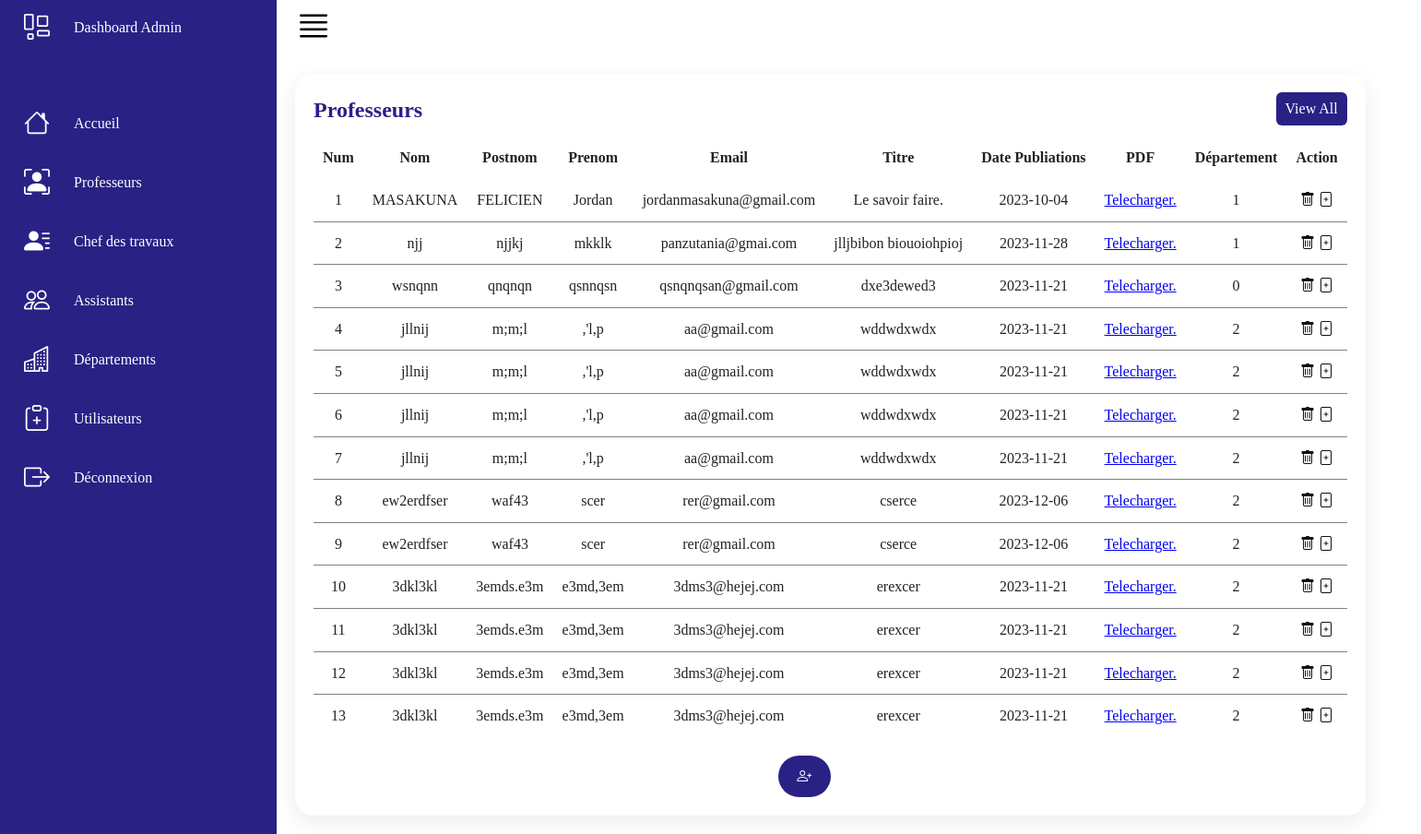
The app's page /Professeur.php with its own data.
### tables this page shows
CREATE TABLE IF NOT EXISTS `professeur` (
  `IdProf` int NOT NULL AUTO_INCREMENT,
  `Nom` varchar(25) DEFAULT NULL,
  `Postnom` varchar(25) DEFAULT NULL,
  `Prenom` varchar(25) DEFAULT NULL,
  `Email` varchar(255) DEFAULT NULL,
  `Tel` varchar(25) DEFAULT NULL,
  `Sexe` enum('M','F') DEFAULT NULL,
  `Article` varchar(255) DEFAULT NULL,
  `Date` date DEFAULT NULL,
  `Pdf` varchar(255) DEFAULT NULL,
  `FKIdDep` int DEFAULT NULL,
  PRIMARY KEY (`IdProf`),
  KEY `FKIdDep` (`FKIdDep`)
);

### Professeur.php (the view, shortened to what this page needs)
<?php
$db_host = "localhost";
$db_user = "root";
$db_pass = "";
$db_name = "publications";
 $conn = new mysqli($db_host, $db_user, $db_pass, $db_name);
$sql = "SELECT *FROM professeur";
$result = $conn->query($sql);
?>
<!DOCTYPE html>
<html lang="fr">
<head>
    <link rel="stylesheet" href="Style/Dashboard.css">
    <link rel="stylesheet" href="Js/main.Js">
    <link href="Sheria-icons/Sheria-icons.css" rel="stylesheet">
</head>
<body>
    <div class="container">
        <div class="navigation">
            <ul>
                <li>
                    <a href="#">
                        <span class="icon">
                            <ion-icon class="bi bi-layout-wtf"></ion-icon>
                        </span>
                        <span class="title">Dashboard Admin</span>
                    </a>
                </li>
                <li>
                    <a href="Dashboard.php">
                        <span class="icon">
                            <ion-icon class="bi bi-house"></ion-icon>
                        </span>
                        <span class="title">Accueil</span>
                    </a>
                </li>
                <li>
                    <a href="#">
                        <span class="icon">
                            <ion-icon class="bi bi-person-bounding-box"></ion-icon>
                        </span>
                        <span class="title">Professeurs</span>
                    </a>
                </li>
                <li>
                    <a href="CT.php">
                        <span class="icon">
                            <ion-icon class="bi bi-person-lines-fill"></ion-icon>
                        </span>
                        <span class="title">Chef des travaux</span>
                    </a>
                </li>
                <li>
                    <a href="Ass.php">
                        <span class="icon">
                            <ion-icon class="bi bi-people"></ion-icon>
                        </span>
                        <span class="title">Assistants</span>
                    </a>
                </li>
                <li>
                    <a href="Depart.php">
                        <span class="icon">
                            <ion-icon class="bi bi-building"></ion-icon>
                        </span>
                        <span class="title">Départements</span>
                    </a>
                </li>
                <li>
                    <a href="Utilisateur.php">
                        <span class="icon">
                            <ion-icon class="bi bi-clipboard-plus"></ion-icon>
                        </span>
                        <span class="title">Utilisateurs</span>
                    </a>
                </li>
                <li>
                    <a href="Login Admin.php">
                        <span class="icon">
                            <ion-icon class="bi bi-box-arrow-right"></ion-icon>
                        </span>
                        <span class="title">Déconnexion</span>
                    </a>
                </li>
            </ul>
        </div>
        <div class="main">
            <div class="topbar">
                <div class="toggle">
                    <ion-icon class="bi bi-justify"></ion-icon>
                </div>
            </div>
        <div class="details">
            <div class="recentOrders">
                <div class="cardHeader">
                    <h2>Professeurs</h2>
                    <a href="#" class="btn">View All</a>
                </div>
                <table>
                    <thead>
                        <tr>
                            <td>Num</td>
                            <td>Nom</td>
                            <td>Postnom</td>
                            <td>Prenom</td>
                            <td>Email</td>
                            <td>Titre</td>
                            <td>Date Publiations</td>
                            <td>PDF</td>
                            <td>Département</td>
                            <td>Action</td>
                        </tr>
                    </thead>
                    <tbody>
                    <?php
                        $index=1;
                        if ($result->num_rows > 0) {
                         while ($row = $result->fetch_assoc()) {
                        $file_path = "uploads/" . $row['Pdf'];
                    ?>
                        <tr>
                        <td><?php echo $index; ?> </td>
                            <td><?php echo $row['Nom']; ?></td>
                            <td><?php echo $row['Postnom']; ?></td>
                            <td><?php echo $row['Prenom']; ?></td>
                            <td><?php echo $row['Email']; ?></td>
                            <td><?php echo $row['Article']; ?></td>
                            <td><?php echo $row['Date']; ?></td>
                            <td><a href="<?php echo $file_path; ?>" download>Telecharger.</a></td>
                            <td><?php echo $row['FKIdDep']; ?></td>
                            <td>
                                <a href="SupprimerProf.php?IdProf=<?php echo $row['IdProf']; ?>" class="Sup">
                                    <ion-icon class="bi bi-trash"></ion-icon>
                                </a>
                                <a href="ModifierProf.php?IdProf=<?php echo $row['IdProf']; ?>" class="Mod">
                                    <ion-icon class="bi bi-file-plus"></ion-icon>
                                </a>
                            </td>
                        </tr>
                        <?php
                        $index++;
                            }
                        } else {
                        ?>
                    <?php
                    }
                    ?>
                    </tbody>
                </table>
                <div class="inputboite">
                    <a href="FormProf.php" class="btn2"><ion-icon class="bi bi-person-plus"></ion-icon></a>
                </div>
            </div>
        </div>
    </div>
</div>
</body>
</html>

### Style/Dashboard.css (style rules this page uses)
* { font-family: Maiandra GD; margin: 0px; padding: 0px; box-sizing: border-box; scroll-behavior: smooth; }
body { font-size: 16px; font-family: "montserrat", sans-serif; line-height: 1.6; margin: 0; font-weight: 500; background: #fbfbfb; }
.container { position: relative; width: 100%; }
.navigation { position: fixed; width: 300px; height: 100%; background: #2a2185; border-left: 10px solid #2a2185; transition: 0.5s; overflow: hidden; }
.navigation ul { position: absolute; top: 0; left: 0; width: 100%; }
.navigation ul li { position: relative; width: 100%; list-style: none; border-top-left-radius: 30px; border-bottom-left-radius: 30px; }
.navigation ul li:nth-child(1) { margin-bottom: 40px; pointer-events: none; }
.navigation ul li a { position: relative; display: block; width: 100%; display: flex; text-decoration: none; color: #fff; }
.navigation ul li a .icon { position: relative; display: block; min-width: 60px; line-height: 60px; text-align: center; }
.navigation ul li a .icon ion-icon { font-size: 1.75rem; }
.navigation ul li a .title { position: relative; display: block; padding: 0 10px; height: 60px; line-height: 60px; text-align: start; white-space: nowrap; }
.main { position: absolute; left: 300px; min-height: 100vh; background: #fff; transition: 0.5s; }
.topbar { width: 100%; height: 60px; display: flex; justify-content: space-between; align-items: center; padding: 0 10px; }
.toggle { position: relative; width: 60px; display: flex; justify-content: center; align-items: center; font-size: 2.5rem; cursor: pointer; }
.details { position: relative; width: 100%; padding: 20px; display: grid; grid-template-columns: 2fr 1fr; grid-gap: 30px; }
.details .recentOrders { position: relative; display: grid; min-height: 500px; background: #fff; padding: 20px; box-shadow: 0 7px 25px rgba(0, 0, 0, 0.08); border-radius: 20px; }
.details .cardHeader { display: flex; justify-content: space-between; align-items: flex-start; }
.cardHeader h2 { font-weight: 600; color: #2a2185; }
.cardHeader .btn { position: relative; padding: 5px 10px; background: #2a2185; text-decoration: none; color: #fff; border-radius: 6px; }
.details table { width: 100%; border-collapse: collapse; margin-top: 10px; white-space: nowrap; }
.details table thead td { font-weight: 600; text-align: left; }
.details .recentOrders table tr { color: #222; border-bottom: 1px solid gray; text-align: left; }
.details .recentOrders table tr:last-child { border-bottom: none; }
.Sup { color: #151111; text-decoration: none; width: 20px; height: 20px; transition: 0.3s; }
.Mod { color: #151111; text-decoration: none; width: 20px; height: 20px; transition: 0.3s; }
.details .recentOrders table tr td { padding: 10px; text-align: center; }
.details .recentOrders table tr td:last-child { text-align: center; }
.details .recentOrders table tr td:nth-child(2) { text-align: center; }
.details .recentOrders table tr td:nth-child(3) { text-align: center; }
.details .recentOrders table tr td:nth-child(4) { text-align: center; }
.details .recentOrders table tr td:nth-child(5) { text-align: center; }
.details .recentOrders table tr td:nth-child(6) { text-align: center; }
.details .recentOrders table tr td:nth-child(7) { text-align: center; }
.details .recentOrders table tr td:nth-child(8) { text-align: center; }
.details .recentOrders table tr td:nth-child(9) { text-align: center; }

### Professeur.php (style rules this page uses)
.btn2 { font-size: 1em; color: #fff; background: #2a2185; padding: 10px 20px; display: inline-block; margin-top: 20px; text-transform: uppercase; text-decoration: none; letter-spacing: 1px; transition: 0.5s; margin-left: 45%; border-radius: 2rem; }

### records on screen
professeur: Nom "MASAKUNA", Postnom "FELICIEN", Prenom "Jordan", Email "jordanmasakuna@gmail.com", Article "Le savoir faire.", Date "2023-10-04", FKIdDep "1"
professeur: Nom "njj", Postnom "njjkj", Prenom "mkklk", Email "panzutania@gmai.com", Article "jlljbibon biouoiohpioj", Date "2023-11-28", FKIdDep "1"
professeur: Nom "wsnqnn", Postnom "qnqnqn", Prenom "qsnnqsn", Email "qsnqnqsan@gmail.com", Article "dxe3dewed3", Date "2023-11-21", FKIdDep "0"
professeur: Nom "jllnij", Postnom "m;m;l", Prenom ",'l,p", Email "aa@gmail.com", Article "wddwdxwdx", Date "2023-11-21", FKIdDep "2"
professeur: Nom "jllnij", Postnom "m;m;l", Prenom ",'l,p", Email "aa@gmail.com", Article "wddwdxwdx", Date "2023-11-21", FKIdDep "2"
professeur: Nom "jllnij", Postnom "m;m;l", Prenom ",'l,p", Email "aa@gmail.com", Article "wddwdxwdx", Date "2023-11-21", FKIdDep "2"
professeur: Nom "jllnij", Postnom "m;m;l", Prenom ",'l,p", Email "aa@gmail.com", Article "wddwdxwdx", Date "2023-11-21", FKIdDep "2"
professeur: Nom "ew2erdfser", Postnom "waf43", Prenom "scer", Email "rer@gmail.com", Article "cserce", Date "2023-12-06", FKIdDep "2"
professeur: Nom "ew2erdfser", Postnom "waf43", Prenom "scer", Email "rer@gmail.com", Article "cserce", Date "2023-12-06", FKIdDep "2"
professeur: Nom "3dkl3kl", Postnom "3emds.e3m", Prenom "e3md,3em", Email "3dms3@hejej.com", Article "erexcer", Date "2023-11-21", FKIdDep "2"
professeur: Nom "3dkl3kl", Postnom "3emds.e3m", Prenom "e3md,3em", Email "3dms3@hejej.com", Article "erexcer", Date "2023-11-21", FKIdDep "2"
professeur: Nom "3dkl3kl", Postnom "3emds.e3m", Prenom "e3md,3em", Email "3dms3@hejej.com", Article "erexcer", Date "2023-11-21", FKIdDep "2"
professeur: Nom "3dkl3kl", Postnom "3emds.e3m", Prenom "e3md,3em", Email "3dms3@hejej.com", Article "erexcer", Date "2023-11-21", FKIdDep "2"
